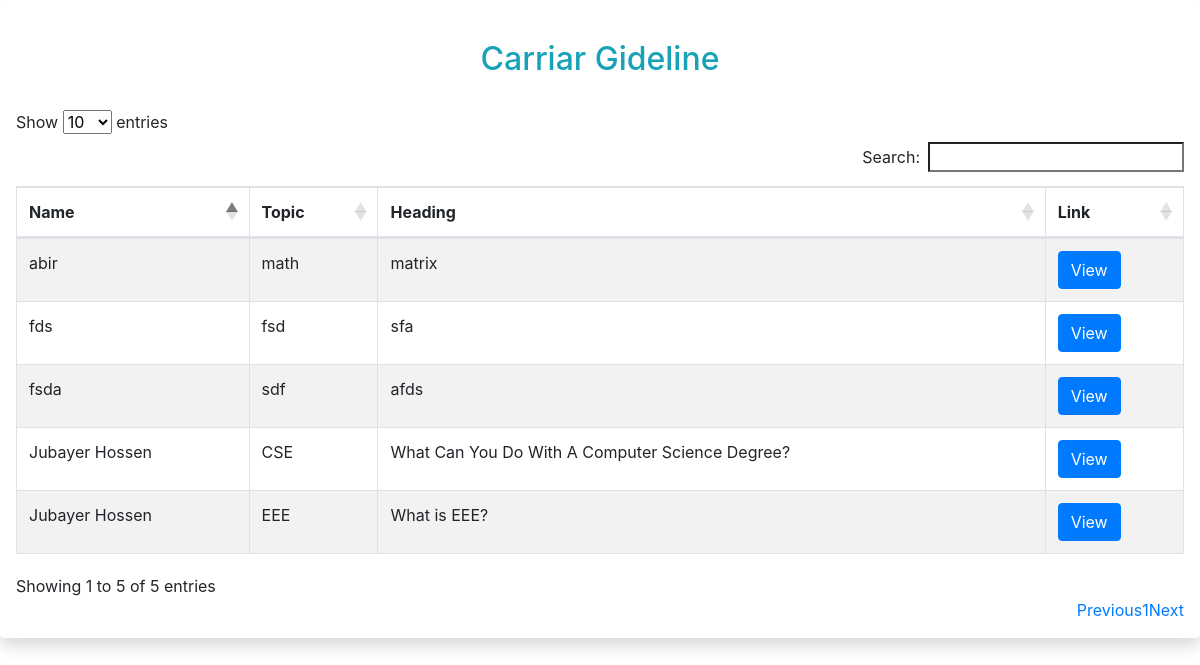
The page /user_carriar.php on the database its author committed.
### tables this page shows
CREATE TABLE `carrier` (
  `no` int(11) NOT NULL,
  `uploder_name` varchar(50) NOT NULL,
  `topic` varchar(100) NOT NULL,
  `heading` varchar(100) NOT NULL,
  `details` varchar(10000) NOT NULL
);

### user_carriar.php (the view, shortened to what this page needs)
<?php
include '_dbconnect.php';
$sql = "SELECT *  FROM carrier";
$result = mysqli_query($con, $sql);
$num1 = mysqli_num_rows($result);
$html = "";
if ($num1 > 0) {
    while ($row = $result->fetch_assoc()) {
        $html = $html  . "<tr>" .
            '<form action="/covid/requestedfile.php" method="POST">' .
            '<td><input hidden type="text" name="id" placeholder="Enter Doctor ID" value="' . $row["no"] . '">' . $row["uploder_name"] . " </td>" .
            "<td>" . $row["topic"] . "</td>" .
            "<td>" . $row["heading"] . "</td>" .
            '<td>' .
            '<a class="btn btn-primary" href="/EduShare/user_carriar_detils.php?id=' . $row["no"] . '">View</a> ' .
            '</td>' .
            '</form>' .
            "</tr>";
    }
}
?>
<!DOCTYPE html>
<html lang="en">
<head>
    <link rel="stylesheet" href="https://cdnjs.cloudflare.com/ajax/libs/twitter-bootstrap/4.5.2/css/bootstrap.css">
    <link rel="stylesheet" href="https://cdn.datatables.net/1.10.23/css/dataTables.bootstrap4.min.css">
</head>
<body>
    <div class="shadow p-3 mb-5 bg-white rounded">
        <h2 class="text-center p-4 text-capitalize text-info">Carriar gideline</h2>
        <table id="example" class="table table-striped table-bordered" style="width:100%">
            <thead>
                <tr>
                    <th>Name</th>
                    <th>Topic</th>
                    <th>Heading</th>
                    <th>Link</th>
                </tr>
            </thead>
            <tbody>
                <?php
                echo  $html
                ?>
            </tbody>
        </table>
    </div>
</body>
</html>

### rows shown on the page
carrier: uploder_name "fsda", topic "sdf", heading "afds"
carrier: uploder_name "fds", topic "fsd", heading "sfa"
carrier: uploder_name "abir", topic "math", heading "matrix"
carrier: uploder_name "Jubayer Hossen", topic "CSE", heading "What Can You Do With A Computer Science Degree?"
carrier: uploder_name "Jubayer Hossen", topic "EEE", heading "What is EEE?"
